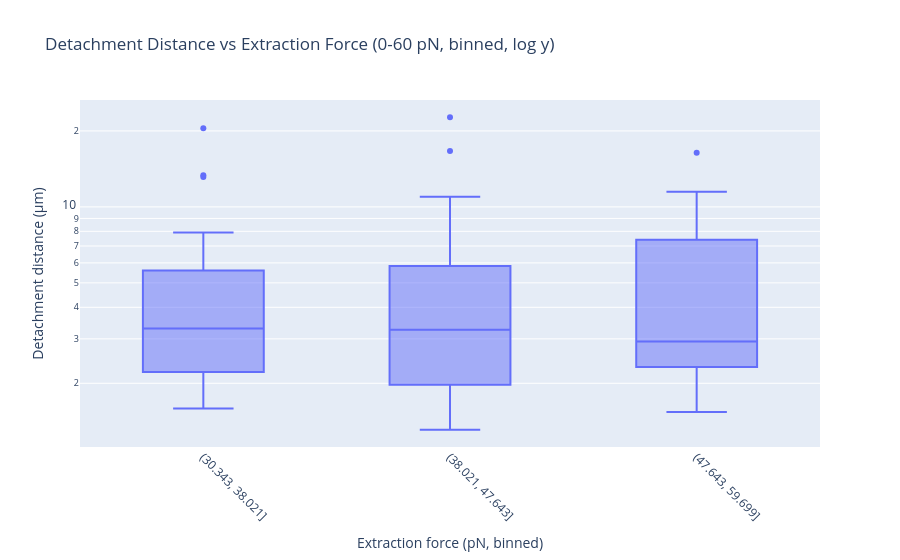

The notebook cell this image was saved under:
### Code cell
force_pN = np.abs(np.array(selected_delta_avg) * 1e12)
tether_lifetime_ms = np.array(selected_tether_lifetime_s) 

# Remove NaN values from both arrays before binning
valid_mask = ~(np.isnan(force_pN) | np.isnan(tether_lifetime_ms))
force_pN_clean = force_pN[valid_mask]
tether_lifetime_clean = tether_lifetime_ms[valid_mask]

# Filter data to only include forces between 0-60 pN
force_range_mask = (force_pN_clean >= 30) & (force_pN_clean <= 60)
force_pN_filtered = force_pN_clean[force_range_mask]
tether_lifetime_filtered = tether_lifetime_clean[force_range_mask]

# Create bins based on filtered data range
min_force = np.min(force_pN_filtered)
max_force = np.max(force_pN_filtered)
bins = np.logspace(np.log10(min_force), np.log10(max_force), 4)  # 30 bins

force_binned = pd.cut(force_pN_filtered, bins)



# Prepare data for Plotly (Detachment Distance vs Force bins)
detachment_distance_um = np.array(selected_tether_lifetime_m)[valid_mask][force_range_mask] * 1e6  # convert to µm

plot_df_distance = pd.DataFrame({
    'force_binned': force_binned,
    'force_binned_str': force_binned.astype(str),
    'detachment_distance_um': detachment_distance_um,
    'force_midpoint': force_pN_filtered
})

# Sort by force for ascending order
plot_df_distance = plot_df_distance.sort_values('force_midpoint')

fig = px.box(
    plot_df_distance,
    x='force_binned_str',
    y='detachment_distance_um',
    labels={'force_binned_str': 'Extraction force (pN, binned)', 'detachment_distance_um': 'Detachment distance (µm)'},
    title='Detachment Distance vs Extraction Force (0-60 pN, binned, log y)'
)
fig.update_yaxes(type='log')
fig.update_xaxes(tickangle=45)
fig.show()

### Figure 1 — Plotly figure (JSON) as saved in the notebook; plotly's stock layout.template omitted (floating-point values rounded to 4 significant figures)
{"data": [{"alignmentgroup": "True", "hovertemplate": "Extraction force (pN, binned)=%{x}<br>Detachment distance (µm)=%{y}<extra></extra>", "legendgroup": "", "marker": {"color": "#636efa"}, "name": "", "notched": false, "offsetgroup": "", "orientation": "v", "showlegend": false, "type": "box", "x": ["(30.343, 38.021]", "(30.343, 38.021]", "(30.343, 38.021]", "(30.343, 38.021]", "(30.343, 38.021]", "(30.343, 38.021]", "(30.343, 38.021]", "(30.343, 38.021]", "(30.343, 38.021]", "(30.343, 38.021]", "(30.343, 38.021]", "(30.343, 38.021]", "(30.343, 38.021]", "(30.343, 38.021]", "(30.343, 38.021]", "(30.343, 38.021]", "(30.343, 38.021]", "(30.343, 38.021]", "(30.343, 38.021]", "(30.343, 38.021]", "(30.343, 38.021]", "(30.343, 38.021]", "(30.343, 38.021]", "(30.343, 38.021]", "(30.343, 38.021]", "(30.343, 38.021]", "(30.343, 38.021]", "(30.343, 38.021]", "(30.343, 38.021]", "(38.021, 47.643]", "(38.021, 47.643]", "(38.021, 47.643]", "(38.021, 47.643]", "(38.021, 47.643]", "(38.021, 47.643]", "(38.021, 47.643]", "(38.021, 47.643]", "(38.021, 47.643]", "(38.021, 47.643]", "(38.021, 47.643]", "(38.021, 47.643]", "(38.021, 47.643]", "(38.021, 47.643]", "(38.021, 47.643]", "(38.021, 47.643]", "(38.021, 47.643]", "(38.021, 47.643]", "(38.021, 47.643]", "(38.021, 47.643]", "(38.021, 47.643]", "(38.021, 47.643]", "(38.021, 47.643]", "(38.021, 47.643]", "(38.021, 47.643]", "(38.021, 47.643]", "(47.643, 59.699]", "(47.643, 59.699]", "(47.643, 59.699]", "(47.643, 59.699]", "(47.643, 59.699]", "(47.643, 59.699]", "(47.643, 59.699]", "(47.643, 59.699]", "(47.643, 59.699]", "(47.643, 59.699]", "(47.643, 59.699]", "(47.643, 59.699]", "(47.643, 59.699]", "(47.643, 59.699]", "(47.643, 59.699]", "(47.643, 59.699]", "(47.643, 59.699]", "(47.643, 59.699]", "(47.643, 59.699]", "(47.643, 59.699]", "(47.643, 59.699]", "(47.643, 59.699]", "(47.643, 59.699]", "(47.643, 59.699]", "(47.643, 59.699]", "(47.643, 59.699]", "(47.643, 59.699]", "(47.643, 59.699]", "(47.643, 59.699]", "(47.643, 59.699]", "(47.643, 59.699]"], "x0": " ", "xaxis": "x", "y": [6.166, 4.174, 2.136, NaN, 1.786, 2.215, NaN, 2.651, 4.078, 4.26, 13.35, 2.053, 3.338, 4.053, 5.599, 2.917, 7.913, 2.407, NaN, 3.263, 3.324, 2.163, 20.49, 5.918, 2.615, 1.588, 13.12, 1.65, 3.186, 1.855, 2.309, 16.64, NaN, 4.393, 2.521, 4.42, 1.31, 5.612, 1.696, NaN, 1.548, 2.013, 2.08, 22.63, 1.655, NaN, 10.96, 4.889, 3.722, 6.514, 8.379, 3.258, NaN, NaN, 2.728, 2.207, 8.081, 2.928, 2.249, 3.943, 1.615, 5.426, 3.866, 9.027, 5.118, 7.502, 2.555, 7.098, 2.621, 2.588, 11.49, 1.54, 7.844, 2.015, 2.442, 2.809, 2.436, NaN, 1.6, NaN, 10.49, NaN, 2.284, NaN, 4.687, 16.39], "y0": " ", "yaxis": "y"}], "layout": {"boxmode": "group", "legend": {"tracegroupgap": 0}, "title": {"text": "Detachment Distance vs Extraction Force (0-60 pN, binned, log y)"}, "xaxis": {"anchor": "y", "domain": [0, 1], "tickangle": 45, "title": {"text": "Extraction force (pN, binned)"}}, "yaxis": {"anchor": "x", "domain": [0, 1], "title": {"text": "Detachment distance (µm)"}, "type": "log"}}}
